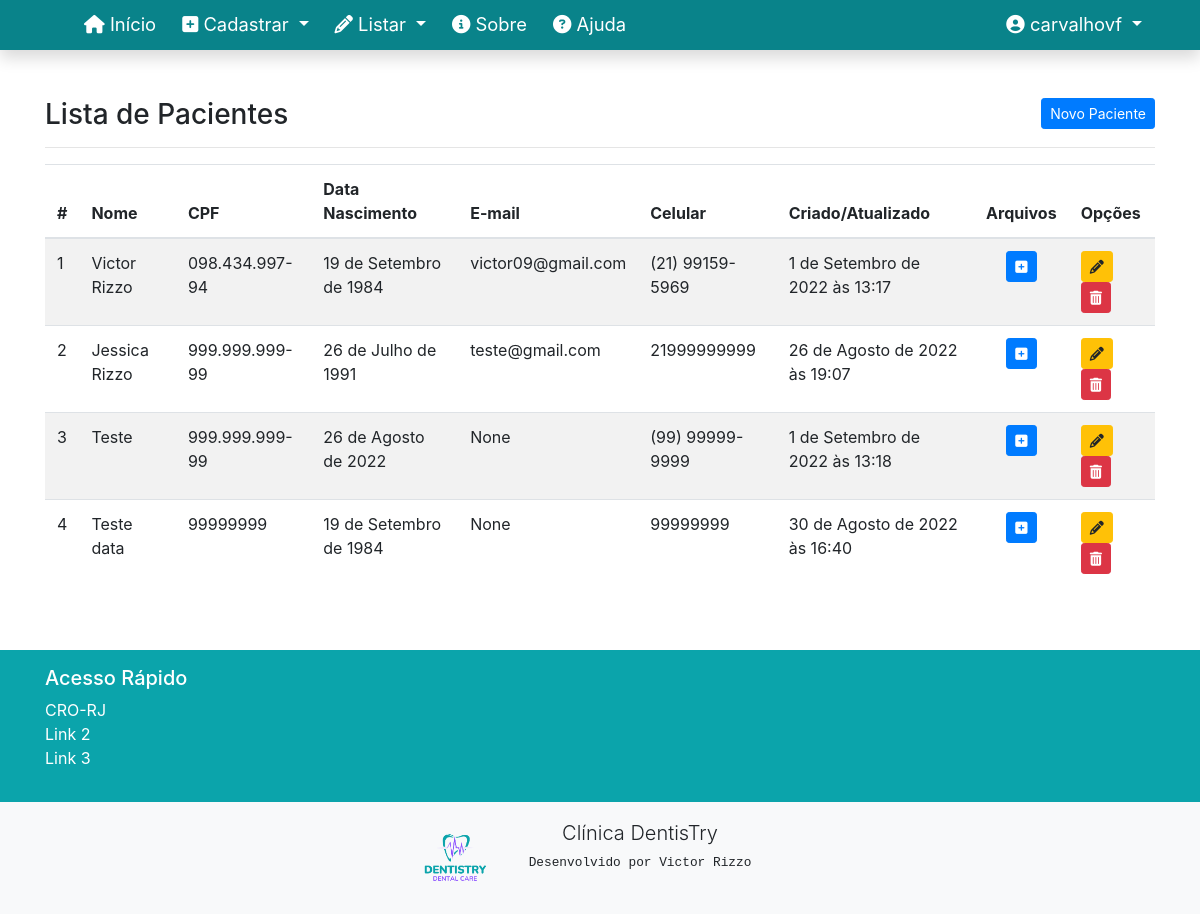
The page /listar/pacientes/ (signed in) on the database as committed earlier.
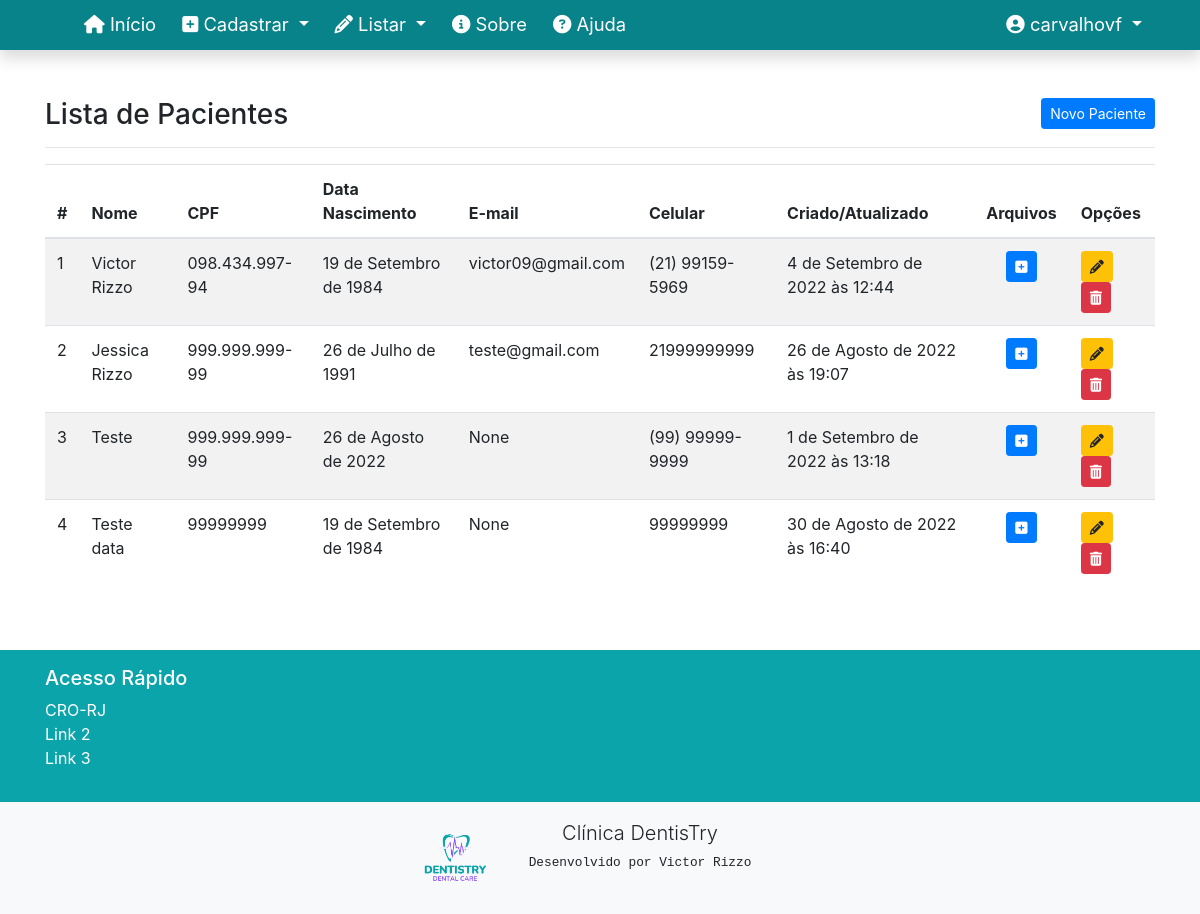
The same page on the database as committed later.
### agendamentos/models.py (models this page shows, shortened)
class Paciente(models.Model):
    nome = models.CharField('Nome do paciente', max_length=250)
    cpf = models.CharField('CPF ', max_length=14, help_text="Digite somente os números.")
    email = models.CharField('E-mail', max_length=250, null=True, blank=True)
    data_nascimento = models.DateField('Data de Nascimento', help_text="DD/MM/AAAA")
    celular = models.CharField('Núm. celular', max_length=250, help_text="Digite somente os números.")
    arquivo = models.FileField(upload_to='pdf/')
    atualizado_em = models.DateTimeField('Atualizado em', auto_now=True)
    class Meta:
        verbose_name = 'Paciente'
        verbose_name_plural = 'Pacientes'

### agendamentos/views.py (the view)
# urls.py: path('listar/pacientes/', PacienteList.as_view(), name='listar-pacientes'),
class PacienteList(LoginRequiredMixin, ListView):
    login_url = reverse_lazy('login')
    model = Paciente
    template_name = 'cadastros/listas/paciente.html'

### agendamentos/templates/cadastros/listas/paciente.html (shortened to what this page needs)
{% extends 'paginas/modelo-agendamento.html' %}
{% load static %}
{% load crispy_forms_tags %}
{% block conteudo %}
<h3>
    Lista de Pacientes
    <a href="{% url 'cadastrar-paciente' %}" class="btn btn-primary btn-sm float-right">Novo Paciente</a>
</h3>
<hr>
<div class="table-resposive">
    <table class="table table-striped" id="tabela-listar-pacientes">
        <thead>
            <tr>
                <th>#</th>
                <th>Nome</th>
                <th>CPF</th>
                <th>Data Nascimento</th>
                <th>E-mail</th>
                <th>Celular</th>
                <th>Criado/Atualizado</th>
                <th>Arquivos</th>
                <th>Opções</th>
            </tr>
        </thead>
        <tbody>
            {% for paciente in object_list %}
            <tr>
                <td>{{ paciente.pk }}</td>
                <td>{{ paciente.nome }}</td>
                <td>{{ paciente.cpf }}</td>
                <td>{{ paciente.data_nascimento }}</td>
                <td>{{ paciente.email }}</td>
                <td>{{ paciente.celular }}</td>
                <td>{{ paciente.atualizado_em }}</td>
                <td>
                    <div class="text-center">
                        <a href="{% url 'arquivos-paciente' paciente.pk %}" class="btn btn-primary btn-sm" title="Arquivo">
                            <i class="fa fa-plus-square" aria-hidden="true"></i>
                        </a>
                    </div>
                </td>
                <td>
                    <a href="{% url 'editar-paciente' paciente.pk %}" class="btn btn-warning btn-sm" title="Editar">
                        <i class="fa fa-pencil" aria-hidden="true"></i>
                    </a>
                    <a href="{% url 'excluir-paciente' paciente.pk %}" class="btn btn-danger btn-sm" title="Excluir">
                        <i class="fa fa-trash" aria-hidden="true"></i>
                    </a>
                </td>
            </tr>
            {% empty %}
            <tr>
                <td colspan="5">Nenhum paciente cadastrado.</td>
            </tr>
            {% endfor %}
        </tbody>
    </table>
</div>
{% endblock %}

Rows that differ between the two databases and show on the page:
changed Paciente "Victor Rizzo": atualizado_em "1 de Setembro de 2022 às 13:17" → "4 de Setembro de 2022 às 12:44"
